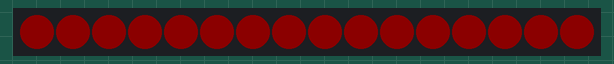
This sketch was run on a simulated Arduino Uno, built with avr-gcc and run on an emulated ATmega328P. Shown: 16 RGB LEDs in strip order, left to right. Dim RGB values are drawn brighter than linear; random numbers use the default seed unless the sketch sets one.

Above: at 8.3 s.
At 24.4 s:
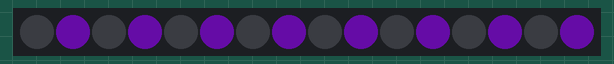
At 31.9 s:
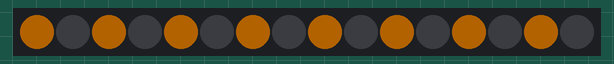

The sketch:

final_code_egr.ino
```cpp
#include <Adafruit_NeoPixel.h>

#define PIN        1  // Pin
#define NUM_LEDS  16  //Number of led in total strips

Adafruit_NeoPixel pixels = Adafruit_NeoPixel(NUM_LEDS, PIN);

uint8_t  mode   = 0,        // Current animation effect
         offset = 0;        // Position of spinner animation
uint32_t prevTime;          // Time of last animation mode switch

int rStep=0;//Variation of red
int gStep=0;//Variation of green
int bStep=0;//Variation of blue

void setup() {
  pixels.begin();
  pixels.setBrightness(60); // ~1/3 brightness
  prevTime = millis();      // Starting time
}

void calcColors() //Calculate components of the color
{
  //Random Color
  int red=random(255);//Component of red
  int green=random(255);//Component of green
  int blue=random(255);//Component of Blue
  rStep=red/(NUM_LEDS-1);
  gStep=green/(NUM_LEDS-1);
  bStep=blue/(NUM_LEDS-1);
}

void FadeIn()
{

  uint16_t i;//Initializing counter for pixel number 0-16
  uint16_t j;//Initializing counter for brightness
  for (j=50; j<255; j++)
  {
    for (i=0; i<NUM_LEDS; i++)
    {
      pixels.setPixelColor(i,j,0,0,0);//The rgbw color has been set to red
      }
  }
  pixels.show();
  delay(100);
}

void FadeOut()
{
  uint16_t i;//Re-initializing counter i for fade out effect
  uint16_t j;//Re-initializing counter j for fade out effect
  for (j=255; j>50; j--)
  {
    for (i=0; i<NUM_LEDS; i++)
    {
    pixels.setPixelColor(i,j,0,0,0);//The rgbw color has been set to red
    }
  }
  pixels.show();
  delay(100);
}

void loop() {
  uint8_t  purple[]= {1,3,5,7,9,11,13,15};
  uint8_t  orange[] = {0,2,4,6,8,10,12,14};
  uint32_t t;

  switch(mode){

    case 0: // Sanya
    calcColors();//Calculate colors before going to loop;
    pixels.clear();   // Set all pixels to 'off' state
    uint8_t  i;
    uint32_t t;
    for(i=0; i<NUM_LEDS; i++) {    // For each LED...
    int pos=(i+offset)%NUM_LEDS;
    pixels.setPixelColor(pos, rStep*i, gStep*i, bStep*i);  //Increase component of color step by step
    }
    pixels.show();                 // Refresh LED states
    delay(50);                     // 50 millisecond delay
    offset++;                      // Shift animation by 1 pixel on next frame
    if (offset >= 12){
        offset = 0;
      }
    break;

    case 1: // Sandy
    FadeIn();
    FadeOut();
    delay(500);
    break;

    case 2: // Sanaye
     for(int i =0; i<16;i++) {

      pixels.setPixelColor(i, 0xEB4034); // Set it to current color

      }
     pixels.show();
      delay(1000); // 10 millisecond delay
      pixels.clear ();
      pixels.show();
      delay(1000);
      break;

     case 3: // Nolan
     for (int count = 0; count < 8; count++){ //Set even LEDs to off
      pixels.setPixelColor(orange[count], 0);
    }

    for (int count = 0; count < 8 ; count++){ //Set odd LEDs to purple

         pixels.setPixelColor(purple[count], 0x6A0DAD);

    }

    pixels.show();
    delay(500);

     for (int count = 0; count < 8 ; count++){ //Set odd LEDs to off

         pixels.setPixelColor(purple[count], 0);

    }

    for (int count = 0; count < 8; count++){ //Set even LEDs to orange

      pixels.setPixelColor(orange[count], 0xFF8E00);

    }

    pixels.show();
    delay(500);
    } // End of switch case

    t = millis();                    // Current time in milliseconds
  if((t - prevTime) > 8000) {      // Every 8 seconds...
    mode++;                        // Advance to next animation mode

    if(mode > 3) {                 // End of modes?
      mode = 0;                    // Start over from beginning
    }

    pixels.clear();                // Set all pixels to 'off' state
    prevTime = t;                  // Record the time of the last mode change

  } // End of an 8 second cycle

} // End of loop()
```

Measured:
- what the display in image 1 shows lasts 0.5 s, from 24.3 s to 24.8 s
